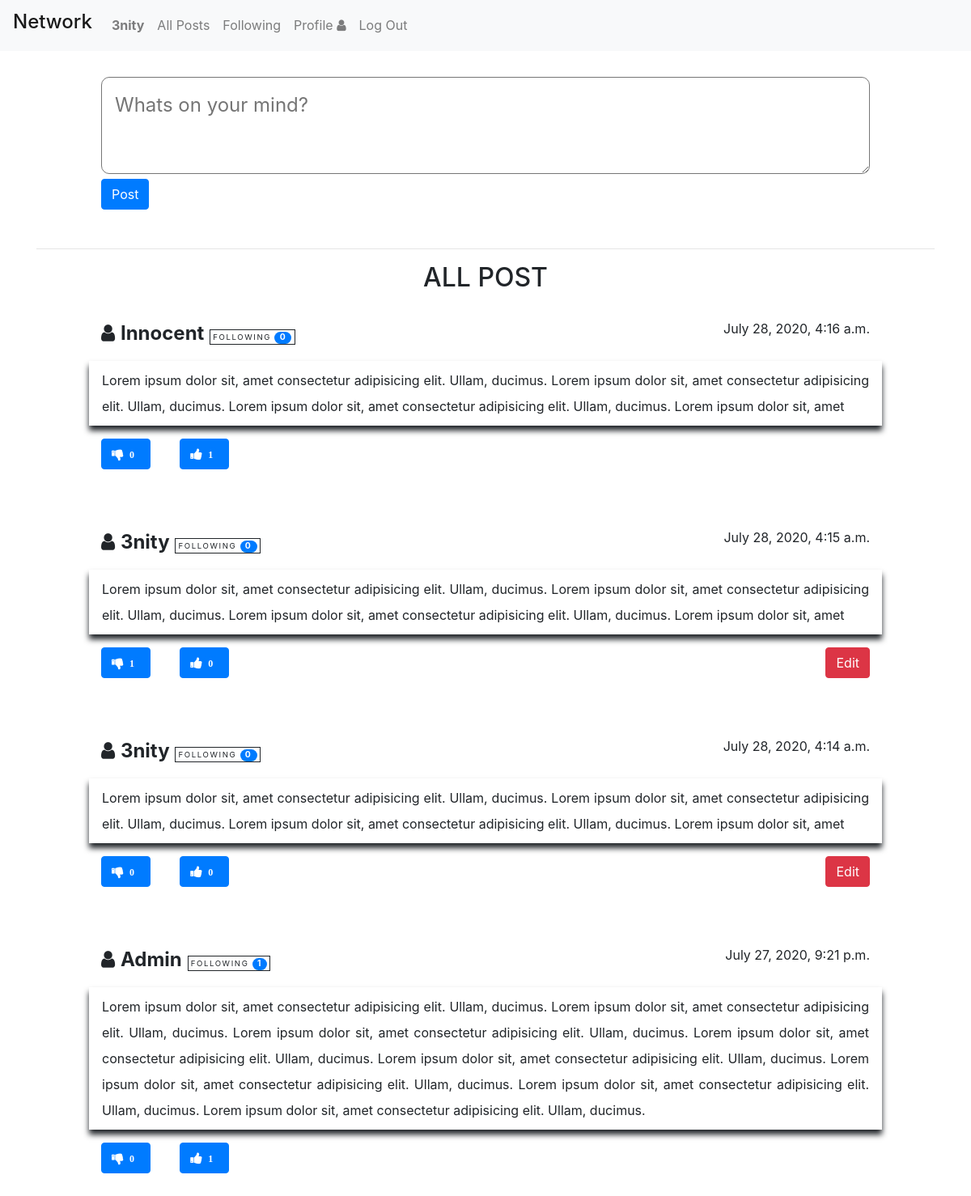
Before: / (signed in) with the older database file.
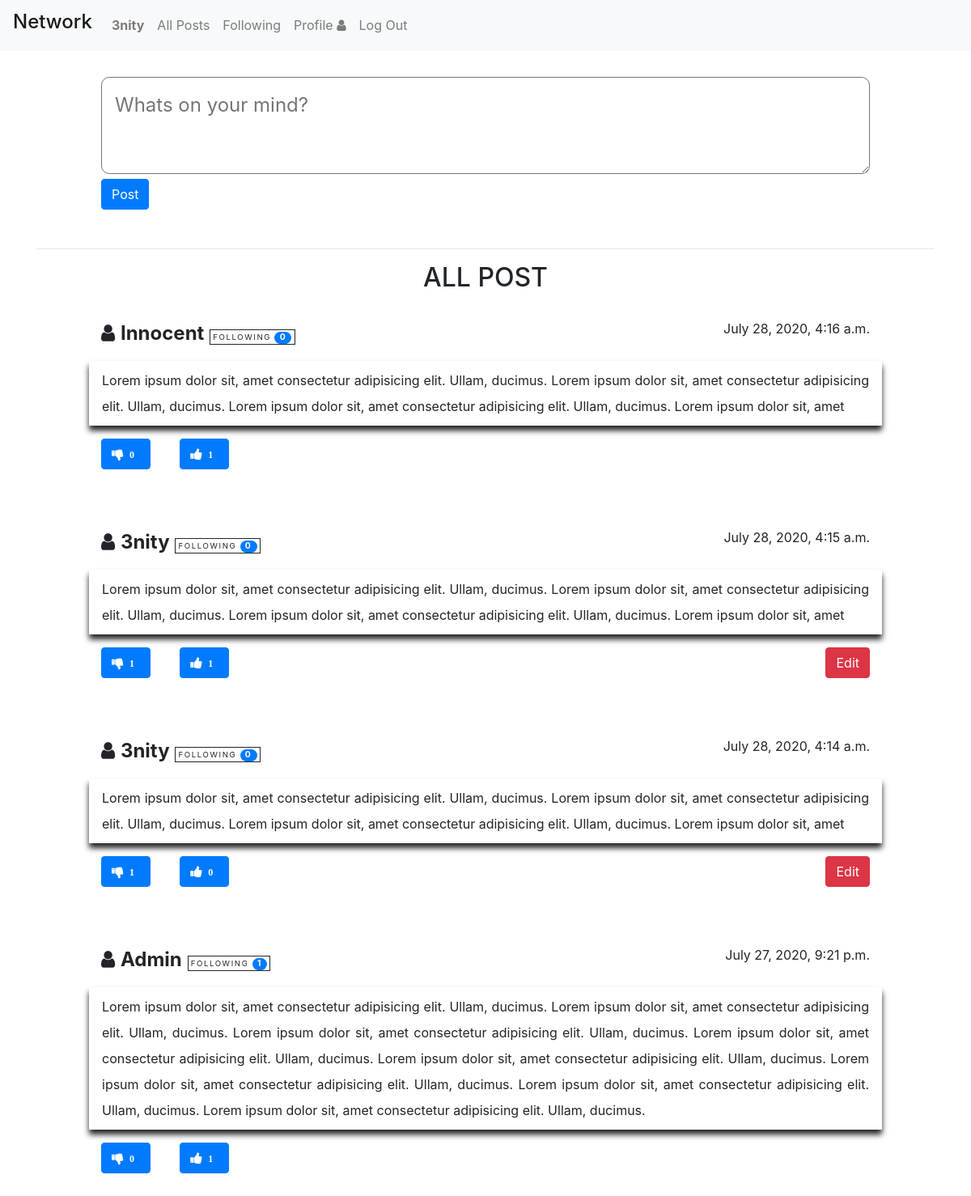
After: the same page with the newer database file.
### network/models.py (models this page shows, shortened)
class Post(models.Model):
    user = models.ForeignKey("User", on_delete=models.CASCADE, related_name="post_author")
    body = models.TextField(blank=True)
    timestamp = models.DateTimeField(auto_now_add=True)
    totalLikes = models.IntegerField()
    totalDislikes = models.IntegerField()
    totalFollower = models.IntegerField()
    totalComment = models.IntegerField()

class User(AbstractUser):
    pass

### network/views.py (the view)
# urls.py: path("", views.index, name="index"),
def index(request):
    if request.POST:
        res = request.POST['post-body']
        post = Post(user=request.user, body=res)
        post.save()
    posts = Post.objects.all().order_by('-pk')
    context = {'posts': posts}
    return render(request, "network/index.html", context)

### network/templates/network/index.html (shortened to what this page needs)
{% extends "network/layout.html" %}
{% block body %}
<div class="container">
  <div class="compose-post">
    <form action="" method="post">
      <textarea name="post-body" id="post-textarea" placeholder="Whats on your mind?"></textarea>
      {% if user.is_authenticated %}
      <input type="submit" value="Post" class="btn btn-primary">
      {% else %}
      <div class="btn-sm btn-danger">
        Please Log In First
      </div>
      {% endif %}
    </form>
  </div>
  <hr>
  <center>
    <h2>ALL POST</h2>
  </center>
  <br>
  <div class="container all-post-container">
    {% for post in posts %}
    <div class="row single-post">
      <div class="col-md-6" onclick="alert('User Profile')">
        <span class="post-author">
          <i class="fa fa-user"></i>
          <span><b style="text-transform: capitalize; cursor: pointer;">{{ post.user.username }}</b></span>
        </span>
        <small class="follow-btn"><span>FOLLOWING</span>
          <span class="badge badge-pill badge-primary">{{ post.totalFollower }}</span>
        </small>
      </div>
      <div class="col-md-6 timestamp">
        {{ post.timestamp }}
      </div>
      <br>
      <div class="col-12 post-body">
        {{ post.body }}
      </div>
      {% if user.is_authenticated %}
      <div class="col-9" id="{{ post.id }}">
        <div class="btn btn-primary vote-down" onclick="dislike('{{ post.id}}')">
          <i class="fa fa-thumbs-down"><span class="badge badge-pill badge-primary">{{ post.totalDislikes }}</span></i>
        </div>
        <div class="btn btn-primary vote-up" onclick="like('{{ post.id}}')">
          <i class="fa fa-thumbs-up"><span class="badge badge-pill badge-primary">{{ post.totalLikes }}</span></i>
        </div>
      </div>
      {% if post.user == request.user %}
      <div class="col-3 d-flex justify-content-end">
        <div class="btn btn-danger">
          Edit
        </div>
      </div>
      {% endif %}
      {% endif %}
    </div>
    <br>
    {% empty %}
    <div class="row">
      <center><h2>No Post Yet!</h2></center>
    </div>
    {% endfor %}
  </div>
  <br>
  <br>
  <br>
  <br>
</div>
{% endblock %}

Changed rows visible on the page:
changed Post "July 28, 2020, 4:15 a.m.": totalLikes "0" → "1"
changed Post "July 28, 2020, 4:14 a.m.": totalDislikes "0" → "1"
